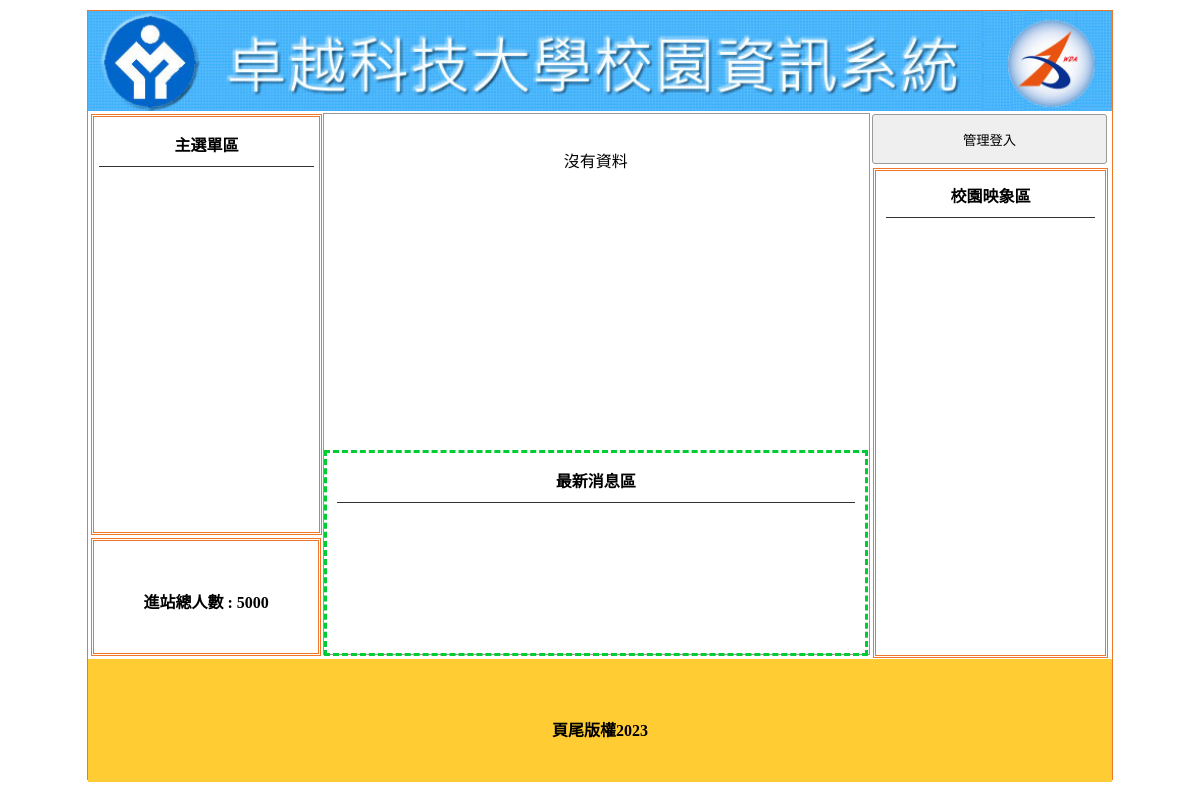
Before: / with the older database file.
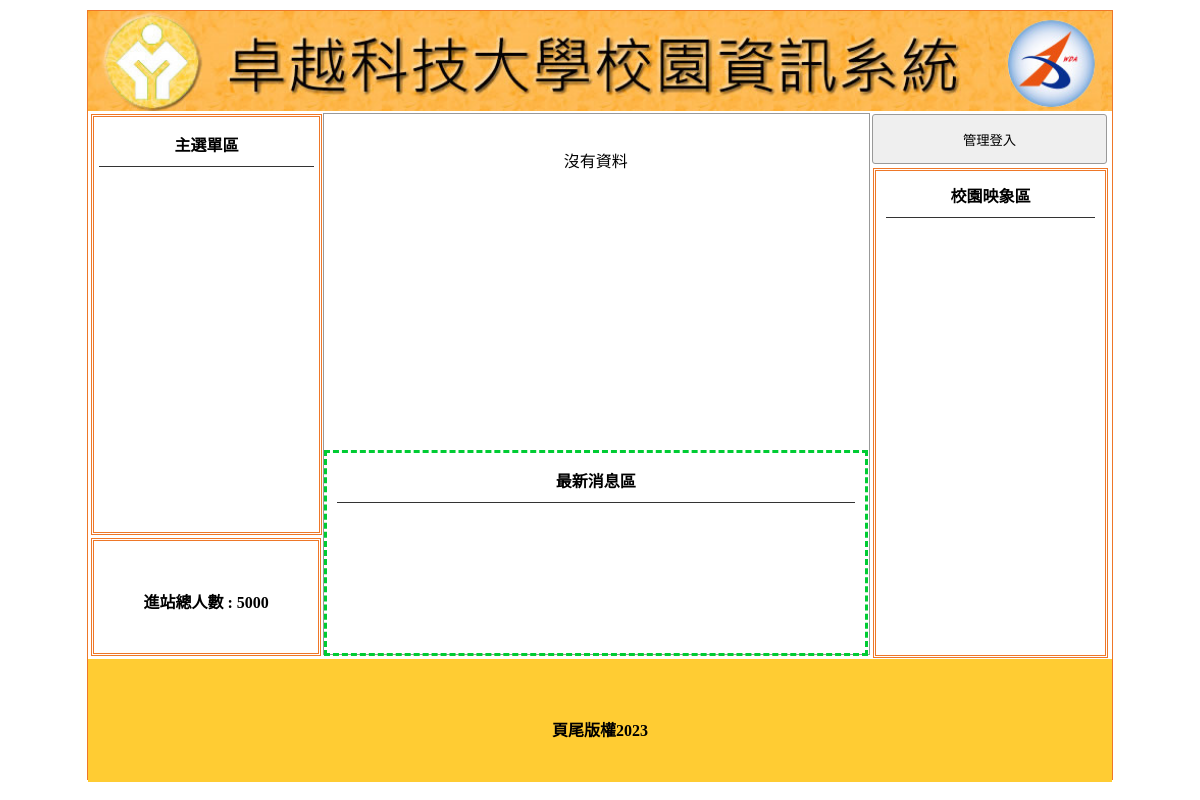
After: the same page with the newer database file.
### tables this page shows
CREATE TABLE `titles` (
  `id` int(10) UNSIGNED NOT NULL,
  `img` text NOT NULL,
  `text` text NOT NULL,
  `sh` int(1) UNSIGNED NOT NULL
);

### api/db.php (called while the page is built, shortened)
<?php
class DB{
    protected $dsn = "mysql:host=localhost;charset=utf8;dbname=db91";
    protected $pdo;
    protected $table;
    public function __construct($table)
    {
        $this->table=$table;
        $this->pdo=new PDO($this->dsn,'root','');
    }
    function find($id)
    {
        $sql = "select * from `$this->table` ";
        if (is_array($id)) {
            $tmp = $this->a2s($id);
            $sql .= " where " . join(" && ", $tmp);
        } else if (is_numeric($id)) {
            $sql .= " where `id`='$id'";
        }
        $row = $this->pdo->query($sql)->fetch(PDO::FETCH_ASSOC);
        return $row;
    }
    private function a2s($array){
        foreach ($array as $col => $value) {
            $tmp[] = "`$col`='$value'";
        }
        return $tmp;
    }
}
$Title=new DB('titles');
$Total=new DB('total');
$Bottom=new DB('bottom');
?>

### index.php (the view, shortened to what this page needs)
<?php include_once './api/db.php';?>
<!DOCTYPE html PUBLIC "-//W3C//DTD XHTML 1.0 Transitional//EN" "http://www.w3.org/TR/xhtml1/DTD/xhtml1-transitional.dtd">
<html xmlns="http://www.w3.org/1999/xhtml"><head><meta http-equiv="Content-Type" content="text/html; charset=UTF-8">
<link href="./css/css.css" rel="stylesheet" type="text/css">
</head>
<body>
	<div id="main">
		<?php
			$title=$Title->find(['sh'=>1]);
		?>
    	<a title="<?=$title['text'];?>" href="index.php">
			<div class="ti" style="background:url(&#39;./img/<?=$title['img'];?>&#39;); background-size:cover;"></div></a>
        	<div id="ms">
             	<div id="lf" style="float:left;">
            		<div id="menuput" class="dbor">
                    	                            <span class="t botli">主選單區</span>
                                                </div>
                    <div class="dbor" style="margin:3px; width:95%; height:20%; line-height:100px;">
                    	<span class="t">進站總人數 : <?=$Total->find(1)['total'];?></span>
                    </div>
        		</div>
				<?php
					$do=$_GET['do']??'main';
					$file="./front/{$do}.php";
					if(file_exists($file)){
						include $file;
					}else{
						include "./front/main.php";
					}
					?>
                                 <div class="di di ad" style="height:540px; width:23%; padding:0px; margin-left:22px; float:left; ">
                	<button style="width:100%; margin-left:auto; margin-right:auto; margin-top:2px; height:50px;" onclick="lo(&#39;?do=login&#39;)">管理登入</button>
                	<div style="width:89%; height:480px;" class="dbor">
                    	<span class="t botli">校園映象區</span>
                    </div>
                </div>
                            </div>
            	<div style="width:1024px; left:0px; position:relative; background:#FC3; margin-top:4px; height:123px; display:block;">
                	<span class="t" style="line-height:123px;"><?=$Bottom->find(1)['bottom'];?></span>
                </div>
    </div>
</body></html>

Changed rows visible on the page:
no longer on this page (row edited): titles: img (picture)
now on this page (row edited): titles: img (picture)
